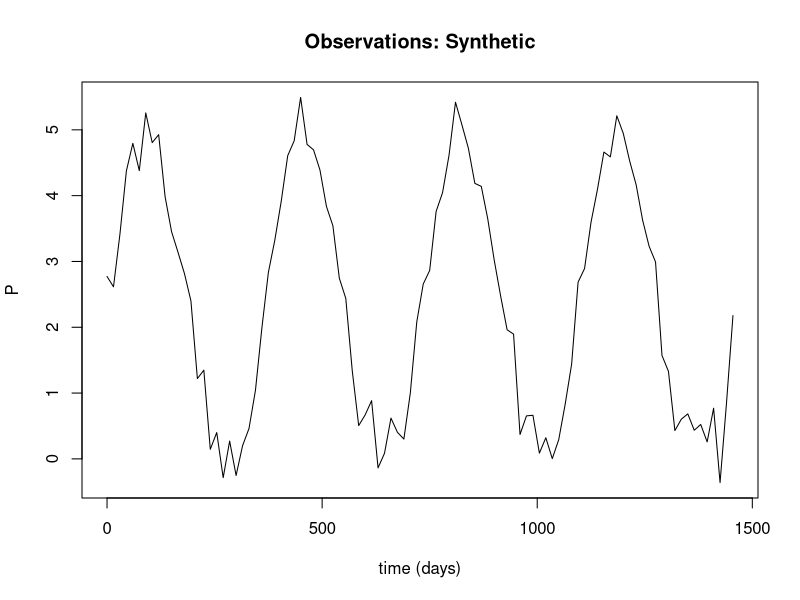
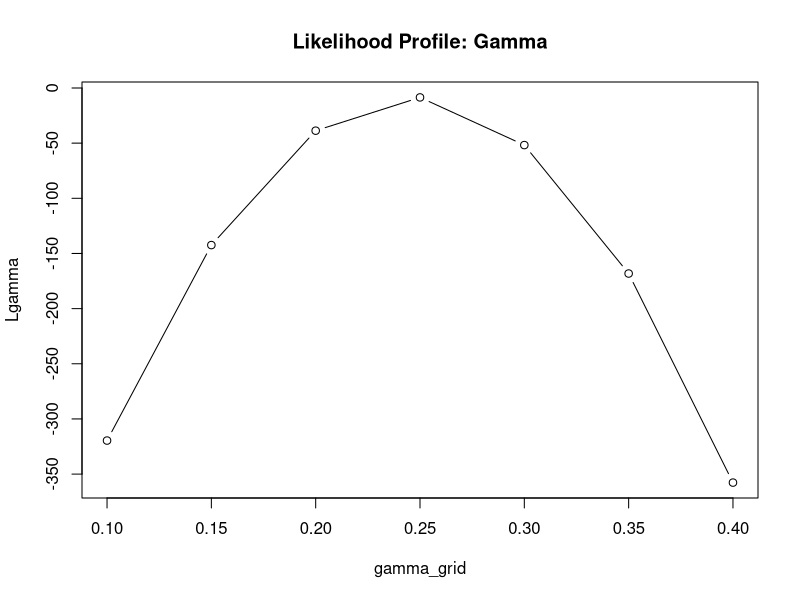
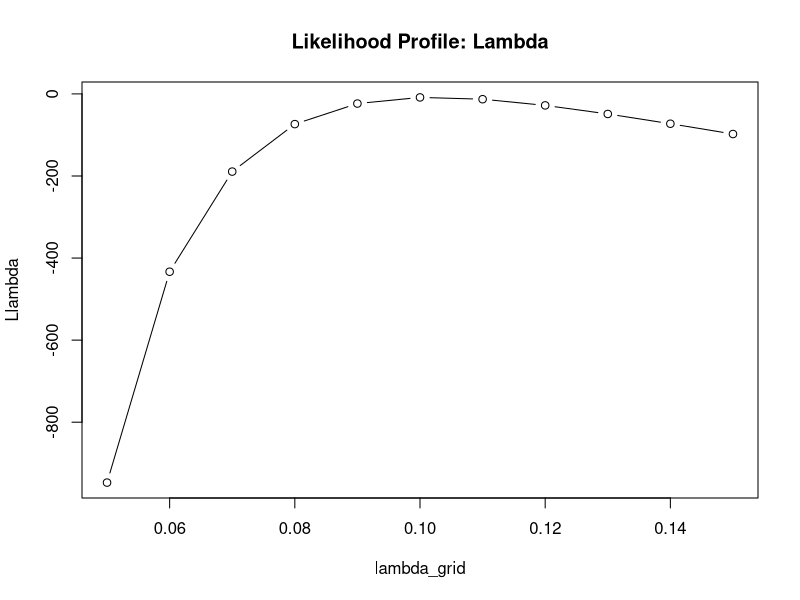
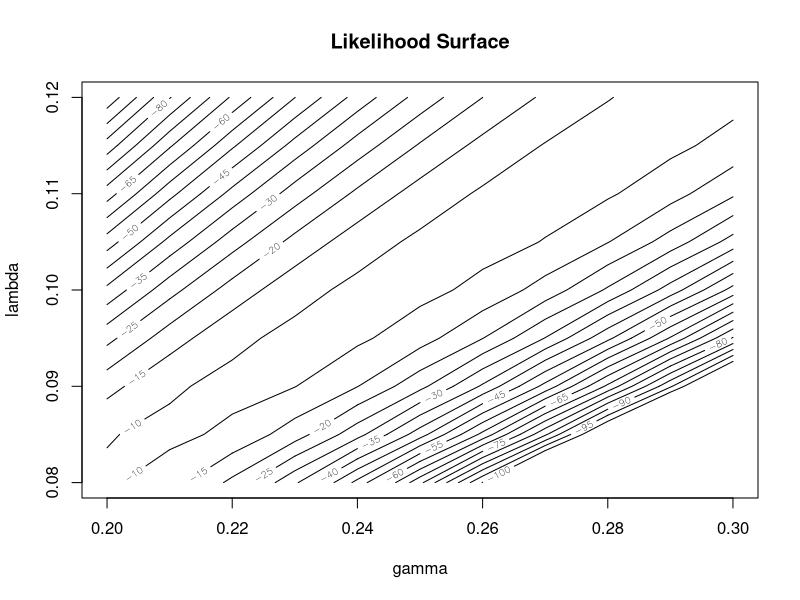

Write the R code that produced these figures, in order.
## ---- chunk 1
library(deSolve)
## ---- chunk 2
simulate <- function(t, state, parameters) {
  with(as.list(c(state, parameters)), {
    om <- 2*pi/365
    dP <- gamma*(1+sin(om*t))*P - lambda*P^2
    list(c(dP))
  })
}
## ---- chunk 3
loglike <- function(theta,obs)
{
  # step 1: run the model given the parameters to get state
  tobs <- obs[,1]
  yobs <- obs[,2]
  state <- c(P = 2.5)
  out <- ode(y = state, times = tobs, func = simulate, parms = theta)
  time <- out[,1]
  xhat <- out[,2]  
  # step 2: compute the likelihood ( compare state to observations)
  L <- -sum((yobs-xhat)^2)
}
## ---- chunk 4
T     <- 365*4
theta <- c(gamma = .25, lambda = .1)
state <- c(P = 2.5)
times <- seq(0, T, by = 15)
out   <- ode(y = state, times = times, func = simulate, parms = theta)
tobs <- out[,1]
x    <- out[,2]
yobs <- x + 0.3*rnorm(length(x))

obs  <- cbind(tobs,yobs)
#save(tobs,yobs,file="obs.RData")
## ---- chunk 5
options(repr.plot.width=6, repr.plot.height=4)
par(mfrow=c(1,1))
plot(tobs,yobs,type="l", main="Observations: Synthetic", xlab="time (days)", ylab="P")
## ---- chunk 6
#################
# LIKELIHOOD 

####### spot likelihood value ########
# how probable is the set of parameters?

# Specify the parameters
theta <- c(gamma = .2, lambda = .15)
# Compute likelihood

L <- loglike(theta,obs)
print(L)
## ---- chunk 7
###### Likelihood Profiles ######
# profile each parameter separately, fix other param at "true" value

theta <- c(gamma = .25, lambda = .1)

# gamma
gamma_grid <- seq(0.1,0.4,0.05)
ng <- length(gamma_grid)
Lgamma <- array(NA,ng)
for (k in 1:ng){
  theta[1] <- gamma_grid[k]
  Lgamma[k] <- loglike(theta,obs)
}
plot(gamma_grid,Lgamma,type="b",main="Likelihood Profile: Gamma")
## ---- chunk 8
theta <- c(gamma = .25, lambda = .1)

lambda_grid <- seq(0.05,0.15,0.01)
nl <- length(lambda_grid)
Llambda <- array(NA,nl)
for (k in 1:nl){
  theta[2] <- lambda_grid[k]
  Llambda[k] <- loglike(theta,obs)
}
plot(lambda_grid,Llambda,type="b",main="Likelihood Profile: Lambda")
## ---- chunk 9
# 2D likelihood
# show image or contour plot
gamma_grid <- seq(0.2,0.3,0.01)
ng <- length(gamma_grid)
lambda_grid <- seq(0.08,0.12,0.005)
nl <- length(lambda_grid)

Lacc <- array(NA,dim=c(ng,nl))

for (i in 1:ng){
  for (j in 1:nl){
    #theta <- c(gamma_grid[i], lambda_grid[j])
    theta <- c(gamma = gamma_grid[i], lambda = lambda_grid[j])
    Lacc[i,j] = loglike(theta,obs) 
  }
}

#image(gamma_grid,lambda_grid,Lacc, zlim=c(0,500))
contour(gamma_grid,lambda_grid,Lacc, 
        levels=seq(-100,0,5), 
        main="Likelihood Surface", xlab="gamma", ylab="lambda")
## ---- chunk 10
MLE <- optim(c(gamma = .25, lambda = .1), loglike, obs=obs, hessian=T, control=list(fnscale=-1))
MLE
